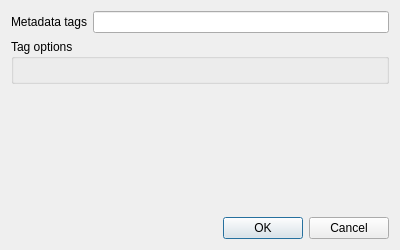
<?xml version="1.0" encoding="UTF-8"?>
<ui version="4.0">
 <class>TagNameEditDialogClass</class>
 <widget class="QDialog" name="TagNameEditDialogClass">
  <property name="windowModality">
   <enum>Qt::ApplicationModal</enum>
  </property>
  <property name="geometry">
   <rect>
    <x>0</x>
    <y>0</y>
    <width>400</width>
    <height>250</height>
   </rect>
  </property>
  <property name="windowTitle">
   <string>Metadata tag name and options</string>
  </property>
  <property name="windowIcon">
   <iconset resource="analogexif.qrc">
    <normaloff>:/images/icons/film_edit.png</normaloff>:/images/icons/film_edit.png</iconset>
  </property>
  <property name="modal">
   <bool>true</bool>
  </property>
  <layout class="QVBoxLayout" name="verticalLayout_2">
   <item>
    <layout class="QHBoxLayout" name="horizontalLayout">
     <item>
      <widget class="QLabel" name="label">
       <property name="text">
        <string>Metadata tags</string>
       </property>
      </widget>
     </item>
     <item>
      <widget class="QLineEdit" name="tagNamesEdit"/>
     </item>
    </layout>
   </item>
   <item>
    <widget class="QGroupBox" name="optionsBox">
     <property name="title">
      <string>Tag options</string>
     </property>
     <layout class="QVBoxLayout" name="verticalLayout"/>
    </widget>
   </item>
   <item>
    <spacer name="verticalSpacer">
     <property name="orientation">
      <enum>Qt::Vertical</enum>
     </property>
     <property name="sizeHint" stdset="0">
      <size>
       <width>20</width>
       <height>40</height>
      </size>
     </property>
    </spacer>
   </item>
   <item>
    <widget class="QDialogButtonBox" name="buttonBox">
     <property name="standardButtons">
      <set>QDialogButtonBox::Cancel|QDialogButtonBox::Ok</set>
     </property>
    </widget>
   </item>
  </layout>
 </widget>
 <layoutdefault spacing="6" margin="11"/>
 <tabstops>
  <tabstop>tagNamesEdit</tabstop>
  <tabstop>buttonBox</tabstop>
 </tabstops>
 <resources>
  <include location="analogexif.qrc"/>
 </resources>
 <connections/>
</ui>
